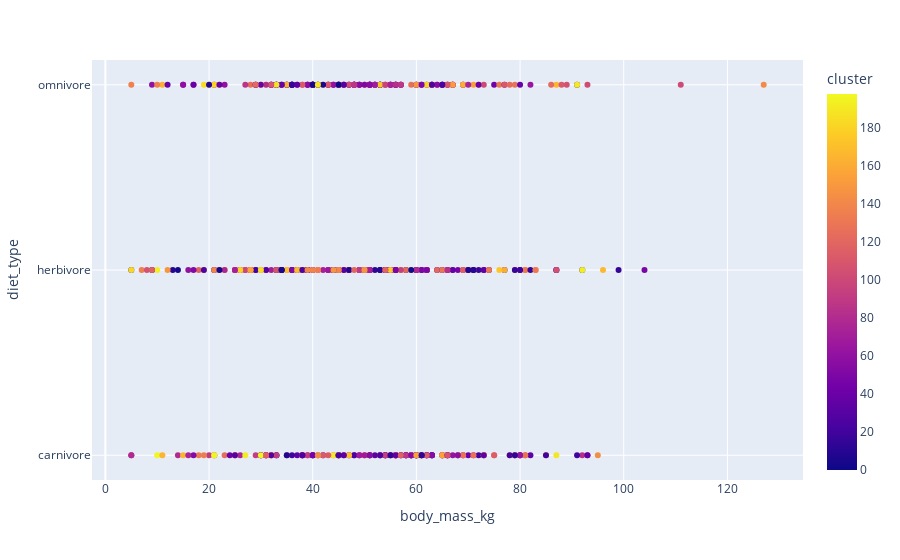

The notebook cell this image was saved under:
### Code cell
px.scatter(df_species,x='body_mass_kg',y='diet_type', color='cluster')

### Figure 1 — Plotly figure (JSON) as saved in the notebook; plotly's stock layout.template omitted (floating-point values rounded to 4 significant figures; data arrays with more than 128 entries replaced by an {"elided": "..."} marker saying what was removed)
{"data": [{"hovertemplate": "body_mass_kg=%{x}<br>diet_type=%{y}<br>cluster=%{marker.color}<extra></extra>", "legendgroup": "", "marker": {"color": {"elided": "600 int values"}, "coloraxis": "coloraxis", "symbol": "circle"}, "mode": "markers", "name": "", "orientation": "h", "showlegend": false, "type": "scatter", "x": {"elided": "600 int values"}, "xaxis": "x", "y": {"elided": "600 str values"}, "yaxis": "y"}], "layout": {"coloraxis": {"colorbar": {"title": {"text": "cluster"}}, "colorscale": [[0, "#0d0887"], [0.1111, "#46039f"], [0.2222, "#7201a8"], [0.3333, "#9c179e"], [0.4444, "#bd3786"], [0.5556, "#d8576b"], [0.6667, "#ed7953"], [0.7778, "#fb9f3a"], [0.8889, "#fdca26"], [1, "#f0f921"]]}, "legend": {"tracegroupgap": 0}, "margin": {"t": 60}, "xaxis": {"anchor": "y", "domain": [0, 1], "title": {"text": "body_mass_kg"}}, "yaxis": {"anchor": "x", "domain": [0, 1], "title": {"text": "diet_type"}}}}
